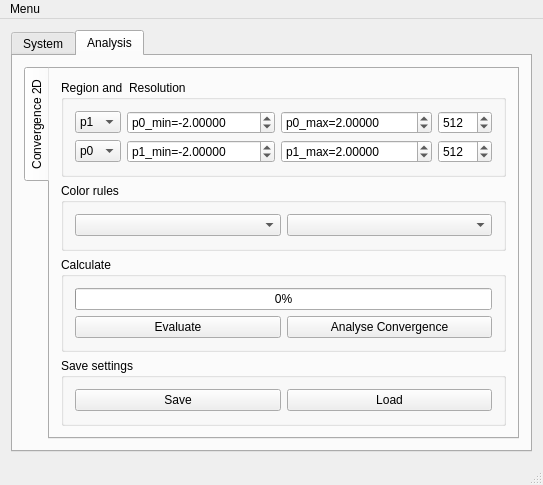
<?xml version="1.0" encoding="UTF-8"?>
<ui version="4.0">
 <class>MainWindow</class>
 <widget class="QMainWindow" name="MainWindow">
  <property name="geometry">
   <rect>
    <x>0</x>
    <y>0</y>
    <width>488</width>
    <height>431</height>
   </rect>
  </property>
  <property name="windowTitle">
   <string>MainWindow</string>
  </property>
  <widget class="QWidget" name="centralWidget">
   <layout class="QVBoxLayout" name="verticalLayout">
    <item>
     <widget class="QTabWidget" name="tabSystem">
      <property name="currentIndex">
       <number>1</number>
      </property>
      <widget class="QWidget" name="tab">
       <attribute name="title">
        <string>System</string>
       </attribute>
       <layout class="QVBoxLayout" name="verticalLayout_2">
        <item>
         <widget class="QTextEdit" name="te_script"/>
        </item>
       </layout>
      </widget>
      <widget class="QWidget" name="tab_2">
       <attribute name="title">
        <string>Analysis</string>
       </attribute>
       <layout class="QVBoxLayout" name="verticalLayout_3">
        <item>
         <widget class="QTabWidget" name="tabSetting">
          <property name="tabPosition">
           <enum>QTabWidget::West</enum>
          </property>
          <property name="currentIndex">
           <number>0</number>
          </property>
          <widget class="QWidget" name="tab_3">
           <attribute name="title">
            <string>Convergence 2D</string>
           </attribute>
           <layout class="QVBoxLayout" name="verticalLayout_8">
            <item>
             <widget class="QGroupBox" name="groupBox">
              <property name="title">
               <string>Region and  Resolution</string>
              </property>
              <layout class="QVBoxLayout" name="verticalLayout_4">
               <item>
                <layout class="QGridLayout" name="gridLayout_2">
                 <item row="0" column="2">
                  <widget class="QDoubleSpinBox" name="sb_p0_max">
                   <property name="prefix">
                    <string>p0_max=</string>
                   </property>
                   <property name="decimals">
                    <number>5</number>
                   </property>
                   <property name="minimum">
                    <double>-10000.000000000000000</double>
                   </property>
                   <property name="maximum">
                    <double>10000.000000000000000</double>
                   </property>
                   <property name="value">
                    <double>2.000000000000000</double>
                   </property>
                  </widget>
                 </item>
                 <item row="0" column="3">
                  <widget class="QSpinBox" name="sb_Width">
                   <property name="maximum">
                    <number>4096</number>
                   </property>
                   <property name="value">
                    <number>512</number>
                   </property>
                  </widget>
                 </item>
                 <item row="0" column="1">
                  <widget class="QDoubleSpinBox" name="sb_p0_min">
                   <property name="prefix">
                    <string>p0_min=</string>
                   </property>
                   <property name="decimals">
                    <number>5</number>
                   </property>
                   <property name="minimum">
                    <double>-10000.000000000000000</double>
                   </property>
                   <property name="maximum">
                    <double>10000.000000000000000</double>
                   </property>
                   <property name="value">
                    <double>-2.000000000000000</double>
                   </property>
                  </widget>
                 </item>
                 <item row="1" column="1">
                  <widget class="QDoubleSpinBox" name="sb_p1_min">
                   <property name="prefix">
                    <string>p1_min=</string>
                   </property>
                   <property name="decimals">
                    <number>5</number>
                   </property>
                   <property name="minimum">
                    <double>-10000.000000000000000</double>
                   </property>
                   <property name="maximum">
                    <double>10000.000000000000000</double>
                   </property>
                   <property name="value">
                    <double>-2.000000000000000</double>
                   </property>
                  </widget>
                 </item>
                 <item row="1" column="2">
                  <widget class="QDoubleSpinBox" name="sb_p1_max">
                   <property name="prefix">
                    <string>p1_max=</string>
                   </property>
                   <property name="decimals">
                    <number>5</number>
                   </property>
                   <property name="minimum">
                    <double>-10000.000000000000000</double>
                   </property>
                   <property name="maximum">
                    <double>10000.000000000000000</double>
                   </property>
                   <property name="value">
                    <double>2.000000000000000</double>
                   </property>
                  </widget>
                 </item>
                 <item row="1" column="3">
                  <widget class="QSpinBox" name="sb_Height">
                   <property name="maximum">
                    <number>4096</number>
                   </property>
                   <property name="value">
                    <number>512</number>
                   </property>
                  </widget>
                 </item>
                 <item row="0" column="0">
                  <widget class="QComboBox" name="cb_param2">
                   <property name="currentIndex">
                    <number>1</number>
                   </property>
                   <item>
                    <property name="text">
                     <string>p0</string>
                    </property>
                   </item>
                   <item>
                    <property name="text">
                     <string>p1</string>
                    </property>
                   </item>
                   <item>
                    <property name="text">
                     <string>p2</string>
                    </property>
                   </item>
                   <item>
                    <property name="text">
                     <string>p3</string>
                    </property>
                   </item>
                   <item>
                    <property name="text">
                     <string>p4</string>
                    </property>
                   </item>
                   <item>
                    <property name="text">
                     <string>p5</string>
                    </property>
                   </item>
                   <item>
                    <property name="text">
                     <string>p6</string>
                    </property>
                   </item>
                   <item>
                    <property name="text">
                     <string>p7</string>
                    </property>
                   </item>
                   <item>
                    <property name="text">
                     <string>p8</string>
                    </property>
                   </item>
                   <item>
                    <property name="text">
                     <string>p9</string>
                    </property>
                   </item>
                  </widget>
                 </item>
                 <item row="1" column="0">
                  <widget class="QComboBox" name="cb_param1">
                   <property name="currentIndex">
                    <number>0</number>
                   </property>
                   <item>
                    <property name="text">
                     <string>p0</string>
                    </property>
                   </item>
                   <item>
                    <property name="text">
                     <string>p1</string>
                    </property>
                   </item>
                   <item>
                    <property name="text">
                     <string>p2</string>
                    </property>
                   </item>
                   <item>
                    <property name="text">
                     <string>p3</string>
                    </property>
                   </item>
                   <item>
                    <property name="text">
                     <string>p4</string>
                    </property>
                   </item>
                   <item>
                    <property name="text">
                     <string>p5</string>
                    </property>
                   </item>
                   <item>
                    <property name="text">
                     <string>p6</string>
                    </property>
                   </item>
                   <item>
                    <property name="text">
                     <string>p7</string>
                    </property>
                   </item>
                   <item>
                    <property name="text">
                     <string>p8</string>
                    </property>
                   </item>
                   <item>
                    <property name="text">
                     <string>p9</string>
                    </property>
                   </item>
                  </widget>
                 </item>
                </layout>
               </item>
              </layout>
             </widget>
            </item>
            <item>
             <widget class="QGroupBox" name="groupBox_2">
              <property name="title">
               <string>Color rules</string>
              </property>
              <layout class="QHBoxLayout" name="horizontalLayout_4">
               <item>
                <layout class="QHBoxLayout" name="horizontalLayout_3">
                 <item>
                  <widget class="QComboBox" name="cb__color_mode"/>
                 </item>
                 <item>
                  <widget class="QComboBox" name="cb_scale_color_mode"/>
                 </item>
                </layout>
               </item>
              </layout>
             </widget>
            </item>
            <item>
             <widget class="QGroupBox" name="groupBox_3">
              <property name="title">
               <string>Calculate</string>
              </property>
              <layout class="QVBoxLayout" name="verticalLayout_7">
               <item>
                <widget class="QProgressBar" name="progressBar">
                 <property name="value">
                  <number>0</number>
                 </property>
                </widget>
               </item>
               <item>
                <layout class="QHBoxLayout" name="horizontalLayout">
                 <item>
                  <widget class="QPushButton" name="pb_calculate_func">
                   <property name="text">
                    <string>Evaluate</string>
                   </property>
                  </widget>
                 </item>
                 <item>
                  <widget class="QPushButton" name="pb_calculate">
                   <property name="text">
                    <string>Analyse Convergence</string>
                   </property>
                  </widget>
                 </item>
                </layout>
               </item>
              </layout>
             </widget>
            </item>
            <item>
             <widget class="QGroupBox" name="groupBox_4">
              <property name="title">
               <string>Save settings</string>
              </property>
              <layout class="QVBoxLayout" name="verticalLayout_5">
               <item>
                <layout class="QHBoxLayout" name="horizontalLayout_2">
                 <item>
                  <widget class="QPushButton" name="pb_save_conv_setting">
                   <property name="text">
                    <string>Save</string>
                   </property>
                  </widget>
                 </item>
                 <item>
                  <widget class="QPushButton" name="pb_load_conv_setting">
                   <property name="text">
                    <string>Load</string>
                   </property>
                  </widget>
                 </item>
                </layout>
               </item>
              </layout>
             </widget>
            </item>
           </layout>
          </widget>
         </widget>
        </item>
       </layout>
      </widget>
     </widget>
    </item>
   </layout>
  </widget>
  <widget class="QMenuBar" name="menuBar">
   <property name="geometry">
    <rect>
     <x>0</x>
     <y>0</y>
     <width>488</width>
     <height>21</height>
    </rect>
   </property>
   <widget class="QMenu" name="menuOpen">
    <property name="title">
     <string>Menu</string>
    </property>
    <addaction name="actionOpen"/>
    <addaction name="actionSave"/>
    <addaction name="actionSaveUnder"/>
    <addaction name="separator"/>
    <addaction name="actionAlgorithms"/>
    <addaction name="actionMinimize"/>
    <addaction name="separator"/>
    <addaction name="actionQuit"/>
   </widget>
   <addaction name="menuOpen"/>
  </widget>
  <widget class="QStatusBar" name="statusBar"/>
  <action name="actionOpen">
   <property name="text">
    <string>Open</string>
   </property>
   <property name="shortcut">
    <string>Ctrl+O</string>
   </property>
  </action>
  <action name="actionSave">
   <property name="text">
    <string>Save</string>
   </property>
   <property name="shortcut">
    <string>Ctrl+S</string>
   </property>
  </action>
  <action name="action_levmar">
   <property name="text">
    <string>Levenberg-Marquardt</string>
   </property>
   <property name="shortcut">
    <string>Ctrl+F1</string>
   </property>
  </action>
  <action name="actionSaveUnder">
   <property name="text">
    <string>Save Under</string>
   </property>
   <property name="shortcut">
    <string>Ctrl+Shift+S</string>
   </property>
  </action>
  <action name="action2D_f_x0_x1">
   <property name="text">
    <string>2D f(x0,x1)</string>
   </property>
  </action>
  <action name="action3D_f_x0_x1_x2">
   <property name="text">
    <string>3D f(x0,x1,x2)</string>
   </property>
  </action>
  <action name="actionQuit">
   <property name="text">
    <string>Quit</string>
   </property>
   <property name="shortcut">
    <string>Ctrl+W</string>
   </property>
  </action>
  <action name="actionMinimize">
   <property name="text">
    <string>Minimize</string>
   </property>
   <property name="shortcut">
    <string>Ctrl+M</string>
   </property>
  </action>
  <action name="actionAlgorithms">
   <property name="text">
    <string>Algorithms</string>
   </property>
  </action>
 </widget>
 <layoutdefault spacing="6" margin="11"/>
 <resources/>
 <connections/>
</ui>
